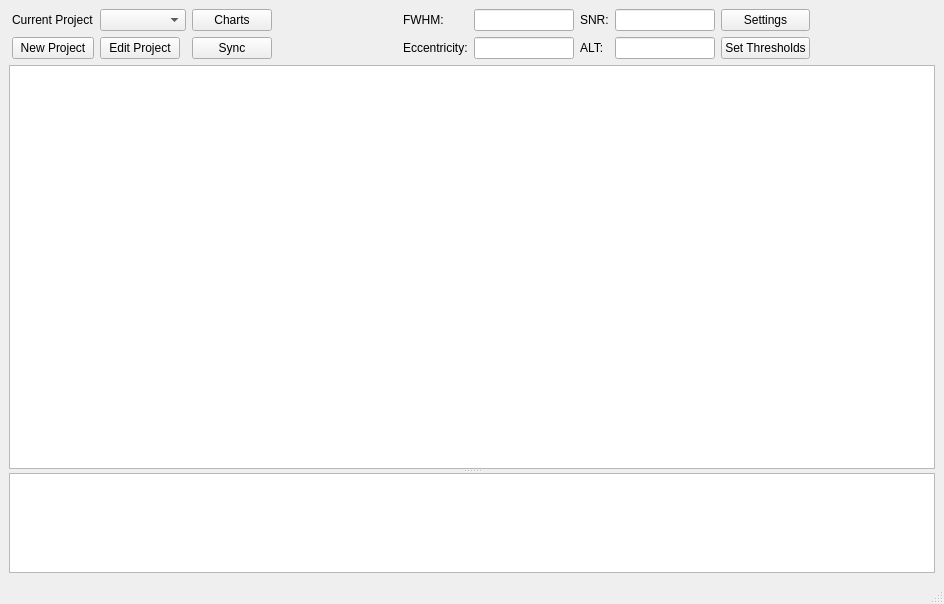
<?xml version="1.0" encoding="UTF-8"?>
<ui version="4.0">
 <class>MainWindow</class>
 <widget class="QMainWindow" name="MainWindow">
  <property name="geometry">
   <rect>
    <x>0</x>
    <y>0</y>
    <width>944</width>
    <height>604</height>
   </rect>
  </property>
  <property name="windowTitle">
   <string>MainWindow</string>
  </property>
  <widget class="QWidget" name="centralwidget">
   <layout class="QVBoxLayout" name="verticalLayout_2">
    <property name="spacing">
     <number>6</number>
    </property>
    <property name="leftMargin">
     <number>9</number>
    </property>
    <property name="topMargin">
     <number>9</number>
    </property>
    <property name="rightMargin">
     <number>9</number>
    </property>
    <property name="bottomMargin">
     <number>9</number>
    </property>
    <item>
     <layout class="QVBoxLayout" name="verticalLayout">
      <item>
       <layout class="QGridLayout" name="gridLayout">
        <property name="leftMargin">
         <number>3</number>
        </property>
        <item row="0" column="6">
         <widget class="QLineEdit" name="fwhmEdit">
          <property name="maximumSize">
           <size>
            <width>100</width>
            <height>16777215</height>
           </size>
          </property>
         </widget>
        </item>
        <item row="0" column="5">
         <widget class="QLabel" name="label_2">
          <property name="text">
           <string>FWHM:</string>
          </property>
         </widget>
        </item>
        <item row="2" column="1">
         <widget class="QPushButton" name="editProjectButton">
          <property name="text">
           <string>Edit Project</string>
          </property>
         </widget>
        </item>
        <item row="0" column="1" colspan="2">
         <widget class="QComboBox" name="projectsComboBox"/>
        </item>
        <item row="0" column="0">
         <widget class="QLabel" name="label">
          <property name="text">
           <string>Current Project</string>
          </property>
         </widget>
        </item>
        <item row="2" column="4">
         <spacer name="horizontalSpacer_2">
          <property name="orientation">
           <enum>Qt::Horizontal</enum>
          </property>
          <property name="sizeHint" stdset="0">
           <size>
            <width>40</width>
            <height>20</height>
           </size>
          </property>
         </spacer>
        </item>
        <item row="0" column="7">
         <widget class="QLabel" name="label_5">
          <property name="text">
           <string>SNR:</string>
          </property>
         </widget>
        </item>
        <item row="2" column="5">
         <widget class="QLabel" name="label_3">
          <property name="text">
           <string>Eccentricity:</string>
          </property>
         </widget>
        </item>
        <item row="2" column="10">
         <spacer name="horizontalSpacer">
          <property name="orientation">
           <enum>Qt::Horizontal</enum>
          </property>
          <property name="sizeHint" stdset="0">
           <size>
            <width>40</width>
            <height>20</height>
           </size>
          </property>
         </spacer>
        </item>
        <item row="0" column="3">
         <widget class="QPushButton" name="chartsButton">
          <property name="text">
           <string>Charts</string>
          </property>
         </widget>
        </item>
        <item row="2" column="0">
         <widget class="QPushButton" name="newProjectButton">
          <property name="text">
           <string>New Project</string>
          </property>
         </widget>
        </item>
        <item row="2" column="3">
         <widget class="QPushButton" name="syncButton">
          <property name="text">
           <string>Sync</string>
          </property>
         </widget>
        </item>
        <item row="2" column="6">
         <widget class="QLineEdit" name="eccentricityEdit">
          <property name="maximumSize">
           <size>
            <width>100</width>
            <height>16777215</height>
           </size>
          </property>
         </widget>
        </item>
        <item row="2" column="8">
         <widget class="QLineEdit" name="altEdit">
          <property name="maximumSize">
           <size>
            <width>100</width>
            <height>16777215</height>
           </size>
          </property>
         </widget>
        </item>
        <item row="2" column="9">
         <widget class="QPushButton" name="setThresholdsButton">
          <property name="text">
           <string>Set Thresholds</string>
          </property>
         </widget>
        </item>
        <item row="2" column="7">
         <widget class="QLabel" name="label_4">
          <property name="text">
           <string>ALT:</string>
          </property>
         </widget>
        </item>
        <item row="0" column="8">
         <widget class="QLineEdit" name="snrEdit">
          <property name="maximumSize">
           <size>
            <width>100</width>
            <height>16777215</height>
           </size>
          </property>
         </widget>
        </item>
        <item row="0" column="9">
         <widget class="QPushButton" name="settingsButton">
          <property name="text">
           <string>Settings</string>
          </property>
         </widget>
        </item>
       </layout>
      </item>
      <item>
       <widget class="QSplitter" name="splitter">
        <property name="orientation">
         <enum>Qt::Vertical</enum>
        </property>
        <widget class="QTreeView" name="dashboard">
         <property name="maximumSize">
          <size>
           <width>16777215</width>
           <height>16777215</height>
          </size>
         </property>
        </widget>
        <widget class="QTextEdit" name="logEdit">
         <property name="sizePolicy">
          <sizepolicy hsizetype="Expanding" vsizetype="Expanding">
           <horstretch>0</horstretch>
           <verstretch>0</verstretch>
          </sizepolicy>
         </property>
         <property name="maximumSize">
          <size>
           <width>16777215</width>
           <height>100</height>
          </size>
         </property>
         <property name="baseSize">
          <size>
           <width>0</width>
           <height>0</height>
          </size>
         </property>
         <property name="frameShape">
          <enum>QFrame::StyledPanel</enum>
         </property>
        </widget>
       </widget>
      </item>
     </layout>
    </item>
   </layout>
  </widget>
  <widget class="QStatusBar" name="statusbar"/>
  <widget class="QMenuBar" name="menubar">
   <property name="geometry">
    <rect>
     <x>0</x>
     <y>0</y>
     <width>944</width>
     <height>22</height>
    </rect>
   </property>
  </widget>
 </widget>
 <resources/>
 <connections/>
</ui>
